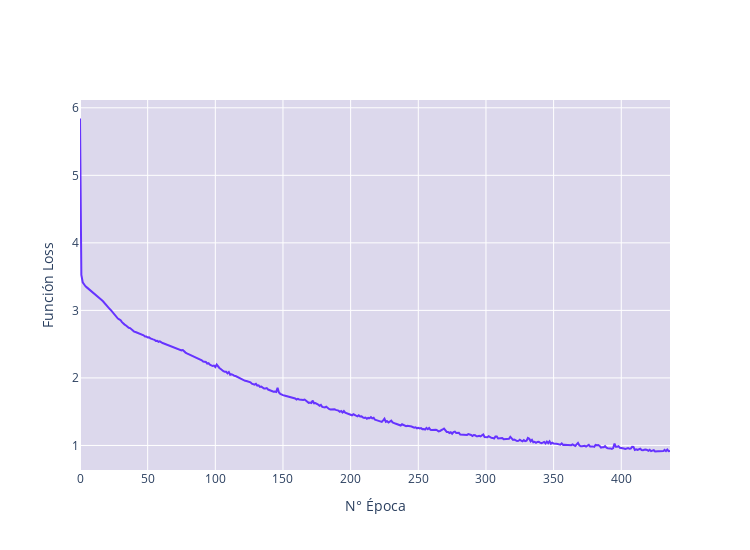

Notebook code for this chart:
### Markdown cell above
<h6 style="color: black; background-color:#FF9933; padding: 5px; border-radius: 5px; width: 95%; font-size: 16px">
    Gráfico de función pérdida vs Número de iteraciones o épocas
</h6>

### Code cell
plot_loss(perceptronML3)

### Figure 1 — Plotly figure (JSON) as saved in the notebook; plotly's stock layout.template omitted (floating-point values rounded to 4 significant figures; data arrays with more than 128 entries replaced by an {"elided": "..."} marker saying what was removed)
{"data": [{"marker": {"color": "#6633FF"}, "type": "scatter", "y": {"elided": "437 float values"}}], "layout": {"height": 550, "plot_bgcolor": "#DCD8EC", "width": 750, "xaxis": {"autorange": true, "dtick": 50, "range": [0, 436], "tick0": 0, "title": {"text": "N° Época"}}, "yaxis": {"autorange": true, "range": [0.6365, 6.116], "title": {"text": "Función Loss"}, "type": "linear"}}}
